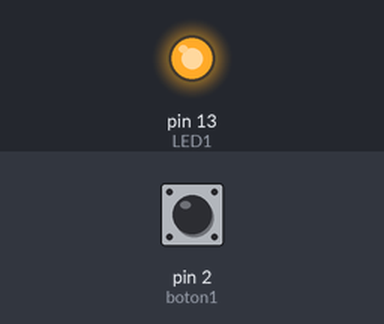
Simulated run of this sketch. Board: Arduino Uno, built with avr-gcc and run on an emulated ATmega328P. Shown: output pins drawn as LEDs (lit = HIGH). Inputs (shaded band) come from the test bench; at power-on: pin 2 (boton1) LOW.

Above: at 1.2 s.
1.3 s: pin 2 (boton1) pulled HIGH for 0.15 s
At 1.37 s:
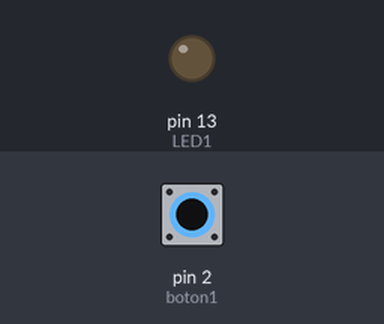
2.9 s: pin 2 (boton1) pulled HIGH for 3.2 s
At 6.6 s:
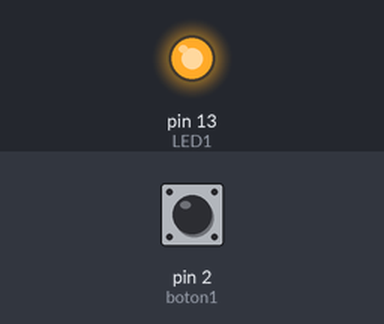
Timing chart, 0 to 8.1 s (numbered marks = the images above; inputs shaded):
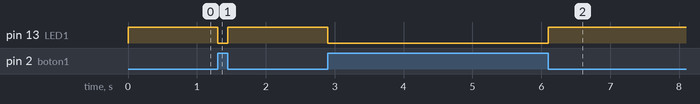

Measured:
- after the input at 1.3 s, pin 13 (LED1): HIGH → LOW at once, → HIGH 0.15 s later
- after the input at 2.9 s, pin 13 (LED1): HIGH → LOW at once, → HIGH 3.2 s later

The sketch:

proyecto1_V1.ino
```cpp
int LED1=13;
int boton1=2;

void setup()
{
  pinMode(LED1,OUTPUT);
  pinMode(boton1,INPUT);
}

void loop()
{
  if (digitalRead(boton1) == HIGH) {
    digitalWrite(LED1, LOW);
  } else {
    digitalWrite(LED1, HIGH);
  }
}
```
